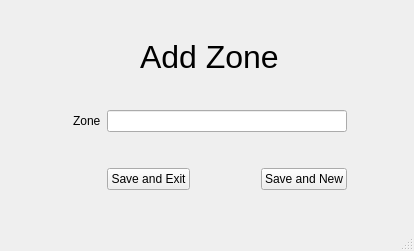
<?xml version="1.0" encoding="UTF-8"?>
<ui version="4.0">
 <class>MainWindow</class>
 <widget class="QMainWindow" name="MainWindow">
  <property name="geometry">
   <rect>
    <x>0</x>
    <y>0</y>
    <width>414</width>
    <height>251</height>
   </rect>
  </property>
  <property name="windowTitle">
   <string>MainWindow</string>
  </property>
  <widget class="QWidget" name="centralwidget">
   <layout class="QGridLayout" name="gridLayout">
    <item row="1" column="0">
     <spacer name="horizontalSpacer_7">
      <property name="orientation">
       <enum>Qt::Horizontal</enum>
      </property>
      <property name="sizeHint" stdset="0">
       <size>
        <width>40</width>
        <height>20</height>
       </size>
      </property>
     </spacer>
    </item>
    <item row="1" column="5">
     <spacer name="horizontalSpacer_6">
      <property name="orientation">
       <enum>Qt::Horizontal</enum>
      </property>
      <property name="sizeHint" stdset="0">
       <size>
        <width>40</width>
        <height>20</height>
       </size>
      </property>
     </spacer>
    </item>
    <item row="4" column="1">
     <widget class="QLabel" name="label_2">
      <property name="text">
       <string>Zone</string>
      </property>
     </widget>
    </item>
    <item row="6" column="4">
     <widget class="QPushButton" name="save_n_new_btn">
      <property name="text">
       <string>Save and New</string>
      </property>
     </widget>
    </item>
    <item row="4" column="5">
     <spacer name="horizontalSpacer_5">
      <property name="orientation">
       <enum>Qt::Horizontal</enum>
      </property>
      <property name="sizeHint" stdset="0">
       <size>
        <width>40</width>
        <height>20</height>
       </size>
      </property>
     </spacer>
    </item>
    <item row="6" column="3">
     <spacer name="horizontalSpacer">
      <property name="orientation">
       <enum>Qt::Horizontal</enum>
      </property>
      <property name="sizeHint" stdset="0">
       <size>
        <width>40</width>
        <height>20</height>
       </size>
      </property>
     </spacer>
    </item>
    <item row="2" column="2">
     <spacer name="verticalSpacer">
      <property name="orientation">
       <enum>Qt::Vertical</enum>
      </property>
      <property name="sizeHint" stdset="0">
       <size>
        <width>20</width>
        <height>40</height>
       </size>
      </property>
     </spacer>
    </item>
    <item row="4" column="0">
     <spacer name="horizontalSpacer_4">
      <property name="orientation">
       <enum>Qt::Horizontal</enum>
      </property>
      <property name="sizeHint" stdset="0">
       <size>
        <width>40</width>
        <height>20</height>
       </size>
      </property>
     </spacer>
    </item>
    <item row="4" column="2" colspan="3">
     <widget class="QLineEdit" name="zone_line_edit"/>
    </item>
    <item row="5" column="2">
     <spacer name="verticalSpacer_3">
      <property name="orientation">
       <enum>Qt::Vertical</enum>
      </property>
      <property name="sizeHint" stdset="0">
       <size>
        <width>20</width>
        <height>40</height>
       </size>
      </property>
     </spacer>
    </item>
    <item row="6" column="5">
     <spacer name="horizontalSpacer_3">
      <property name="orientation">
       <enum>Qt::Horizontal</enum>
      </property>
      <property name="sizeHint" stdset="0">
       <size>
        <width>40</width>
        <height>20</height>
       </size>
      </property>
     </spacer>
    </item>
    <item row="7" column="2">
     <spacer name="verticalSpacer_4">
      <property name="orientation">
       <enum>Qt::Vertical</enum>
      </property>
      <property name="sizeHint" stdset="0">
       <size>
        <width>20</width>
        <height>40</height>
       </size>
      </property>
     </spacer>
    </item>
    <item row="0" column="2">
     <spacer name="verticalSpacer_2">
      <property name="orientation">
       <enum>Qt::Vertical</enum>
      </property>
      <property name="sizeHint" stdset="0">
       <size>
        <width>20</width>
        <height>40</height>
       </size>
      </property>
     </spacer>
    </item>
    <item row="6" column="2">
     <widget class="QPushButton" name="save_n_exit_btn">
      <property name="text">
       <string>Save and Exit</string>
      </property>
     </widget>
    </item>
    <item row="6" column="0" colspan="2">
     <spacer name="horizontalSpacer_2">
      <property name="orientation">
       <enum>Qt::Horizontal</enum>
      </property>
      <property name="sizeHint" stdset="0">
       <size>
        <width>40</width>
        <height>20</height>
       </size>
      </property>
     </spacer>
    </item>
    <item row="1" column="1" colspan="4" alignment="Qt::AlignHCenter">
     <widget class="QLabel" name="label">
      <property name="font">
       <font>
        <pointsize>24</pointsize>
       </font>
      </property>
      <property name="text">
       <string>Add Zone</string>
      </property>
     </widget>
    </item>
   </layout>
  </widget>
  <widget class="QStatusBar" name="statusbar"/>
 </widget>
 <resources/>
 <connections/>
</ui>
